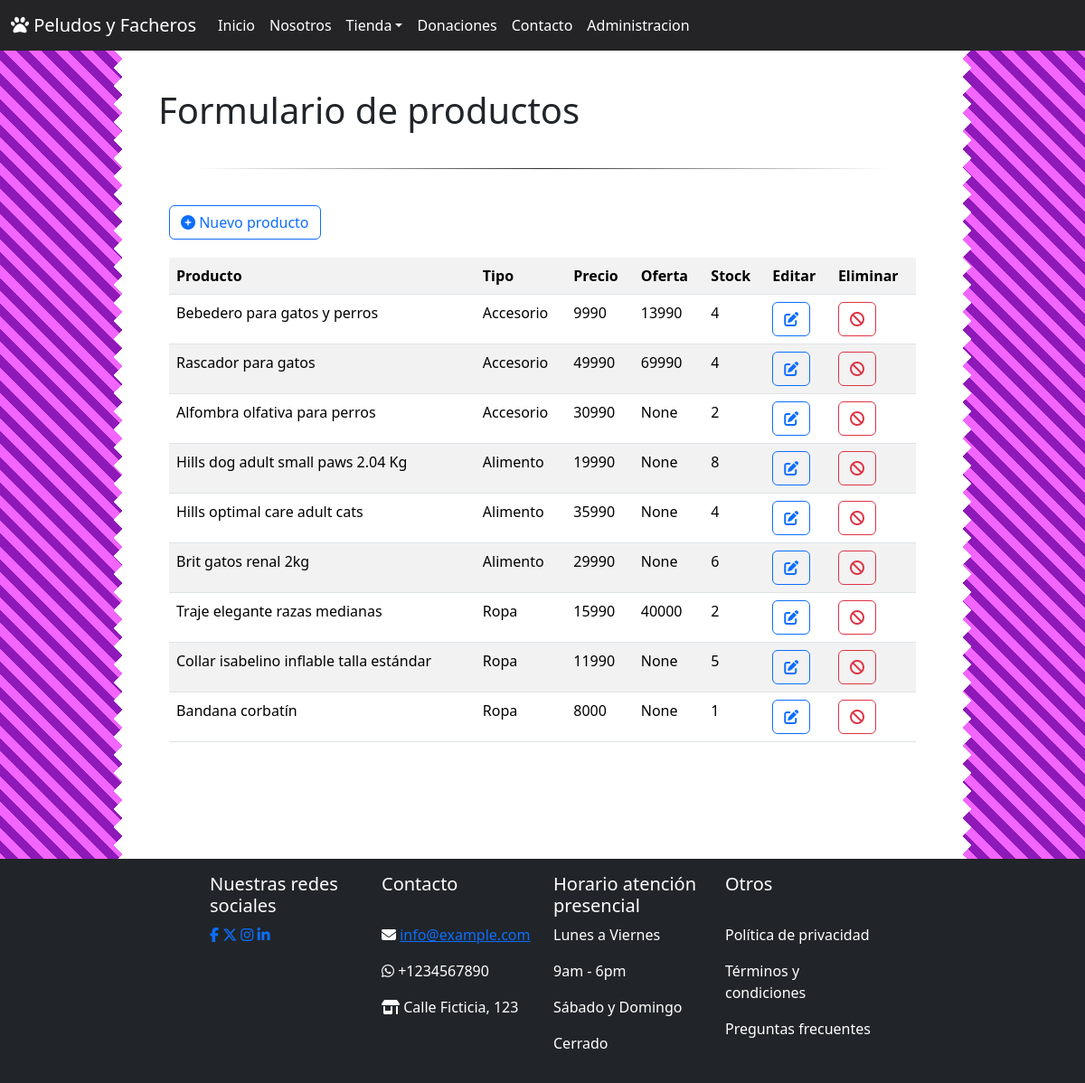
The page /mantenedorproductos on the database its author committed.
### tienda/models.py (models this page shows, shortened)
class Producto(models.Model):
    id              = models.AutoField(db_column='idProducto', primary_key=True) # Id unico del articulo
    nombre          = models.CharField(max_length=200) # Nombre que se muestra
    imagen          = models.ImageField(upload_to='imagenes/')
    tipo            = models.ForeignKey('TipoProducto',on_delete=models.CASCADE, db_column='idTipo') # Tipo de producto (Alimento, Ropa, Accesorios)
    precio          = models.IntegerField() # Cual es el precio actual del producto
    oferta          = models.IntegerField(blank=True, null=True) # Cuanto valia el producto ANTES DE LA OFERTA. Null si no hay ofertas
    idVariacion     = models.ForeignKey('VariacionProducto',on_delete=models.SET_NULL , db_column='idVariacion',blank=True, null=True) # Si el producto tiene varias opciones
    stock           = models.IntegerField()

class TipoProducto(models.Model):
    id              = models.AutoField(db_column='idTipo', primary_key=True)
    nombre          = models.CharField(max_length=200)
    def __str__(self):
        return str(self.nombre)

### tienda/views.py (the view)
# urls.py: path('mantenedorproductos', views.mantenedorproductos, name='mantenedorproductos'),
def mantenedorproductos(request):
    productos = Producto.objects.all()
    context = {"productos" : productos}
    return render(request,'tienda/mantenedorproductos.html', context)

### tienda/templates/tienda/mantenedorproductos.html
<!DOCTYPE html>
<html lang="en">
  {% load static %}
  {% include 'components/common/head.html' %}
  <body>
    <div>{% include 'components/common/navbar.html' %}</div>
    <main class="flex-shrink-0" id="contenido_container">
      <div class="container" style="width: 100%">
        <div class="row">
          <div class="col col-izq"></div>
          <div class="col-10 contenido-pagina">
            <h1 class="mt-5">Formulario de productos</h1>
            <div class="divider div-transparent"></div>
            <div class="container">
                <div style="margin-bottom: 20px;">
                    <a href="{% url 'productosadd' %}" class="btn btn-outline-primary">
                        <i class="fa-solid fa-circle-plus"></i>&nbsp;Nuevo producto
                    </a>
                  </div>
                  <table class="table table-striped table-hover">
                    <tr>
                      <th>Producto</th>
                      <th>Tipo</th>
                      <th>Precio</th>
                      <th>Oferta</th>
                      <th>Stock</th>
                      <th>Editar</th>
                      <th>Eliminar</th>
                    </tr>
                    {% for producto in productos %}
                    <tr>
                      <td>
                        {{ producto.nombre }}
                      </td>
                      <td>{{ producto.tipo }}</td>
                      <td>{{ producto.precio }}</td>
                      <td>{{ producto.oferta }}</td>
                      <td>{{ producto.stock }}</td>
                      <td>
                        <a
                          href="{% url 'productosedit' pk=producto.id %}"
                          class="btn btn-outline-primary" role="button"
                        >
                        <i class="fa-solid fa-pen-to-square"></i>
                        </a>
                      </td>
                      <td>
                        <a
                          href="{% url 'productosdel' pk=producto.id %}"
                          class="btn btn-outline-danger" role="button"
                        >
                        <i class="fa-solid fa-ban"></i>
                        </a>
                      </td>
                    </tr>
                    {% endfor %}
                  </table>
            </div>
          </div>
          <div class="col col-der"></div>
        </div>
      </div>
    </main>
    <div>{% include 'components/common/footer.html' %}</div>
  </body>
</html>

### tienda/static/tienda/css/index.css (style rules this page uses)
body { width: 100%; height: 100%; background: repeating-linear-gradient( 45deg, #8e19b8, #8e19b8 10px, #f265ff 10px, #f265ff 20px ); }
main .contenido-pagina { padding: 50px; display:inline-block; aspect-ratio:1; background:white; --m: conic-gradient(from 45deg at left, #0000,#000 1deg 89deg,#0000 90deg) left /51% 20px repeat-y, conic-gradient(from -135deg at right, #0000,#000 1deg 89deg,#0000 90deg) right/51% 20px repeat-y; -webkit-mask: var(--m); mask: var(--m); }
.divider { position: relative; margin-top: 40px; margin-bottom: 40px; height: 1px; }
.div-transparent:before { content: ""; position: absolute; top: 0; left: 5%; right: 5%; width: 90%; height: 1px; background-image: linear-gradient(to right, transparent, rgb(48,49,51), transparent); }

### rows shown on the page
Producto: nombre "Bebedero para gatos y perros", tipo "Accesorio", precio "9990", oferta "13990", stock "4"
Producto: nombre "Rascador para gatos", tipo "Accesorio", precio "49990", oferta "69990", stock "4"
Producto: nombre "Alfombra olfativa para perros", tipo "Accesorio", precio "30990", oferta "None", stock "2"
Producto: nombre "Hills dog adult small paws 2.04 Kg", tipo "Alimento", precio "19990", oferta "None", stock "8"
Producto: nombre "Hills optimal care adult cats", tipo "Alimento", precio "35990", oferta "None", stock "4"
Producto: nombre "Brit gatos renal 2kg", tipo "Alimento", precio "29990", oferta "None", stock "6"
Producto: nombre "Traje elegante razas medianas", tipo "Ropa", precio "15990", oferta "40000", stock "2"
Producto: nombre "Collar isabelino inflable talla estándar", tipo "Ropa", precio "11990", oferta "None", stock "5"
Producto: nombre "Bandana corbatín", tipo "Ropa", precio "8000", oferta "None", stock "1"
